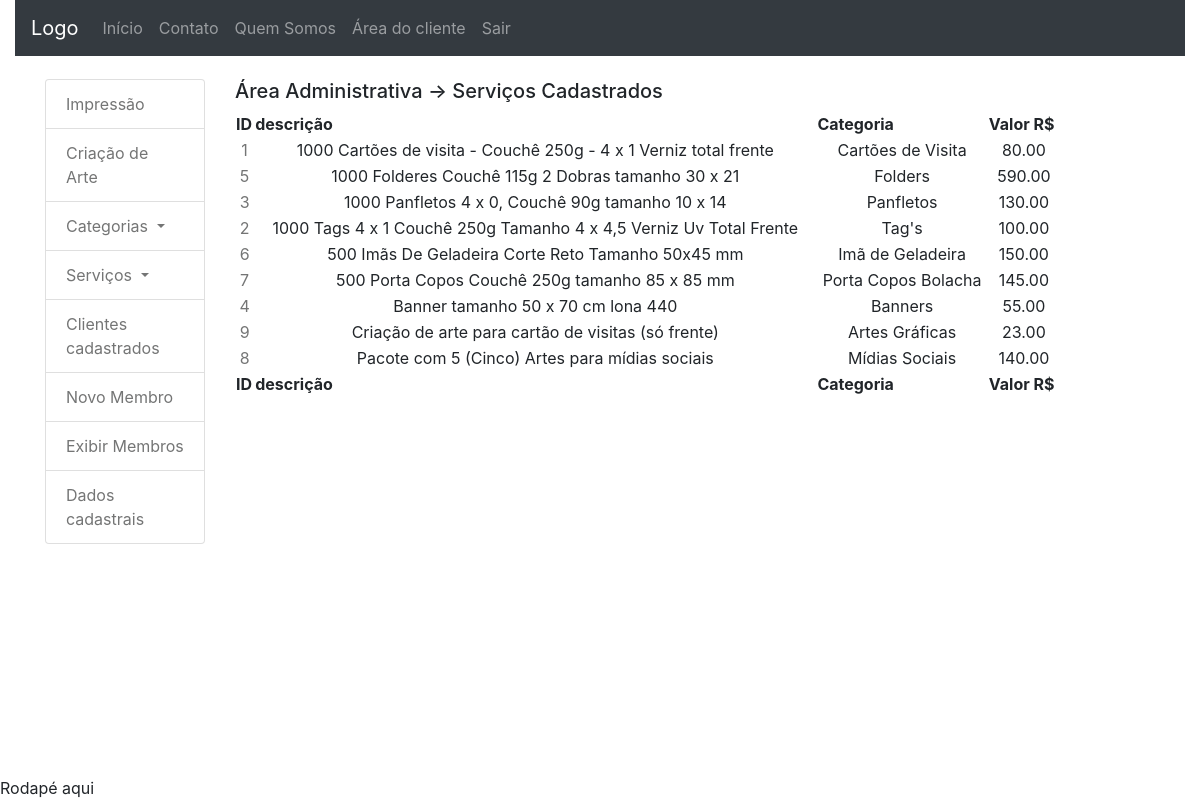
The app's page /area_administrativa/all_services (signed in), older data.
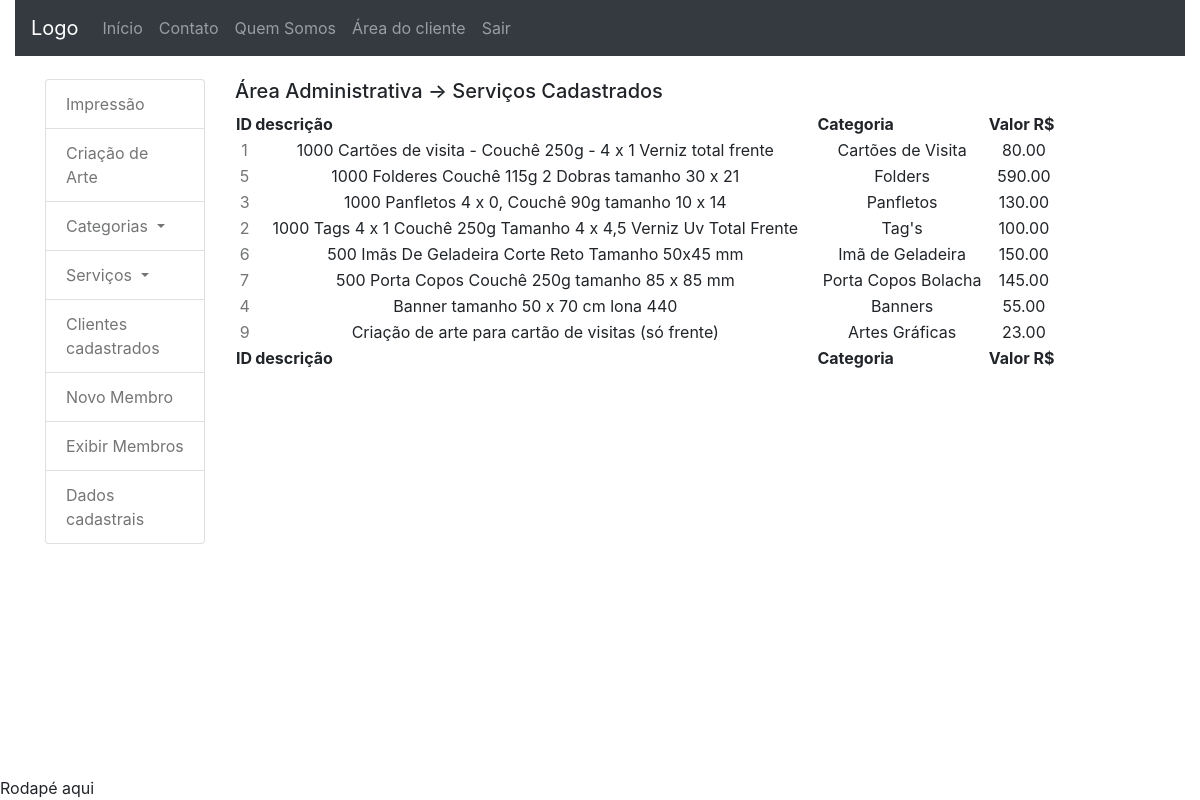
The same page, newer data.
### core/models.py (models this page shows, shortened)
class Service(models.Model):
	TYPE_CHOICES = (
			('IP', 'impressão'),
			('AT', 'criação de arte'),
		)
	description = models.TextField('Descrição', max_length=300)
	image = models.ImageField(upload_to='impress-art',
		verbose_name='Imagem', null=True, blank=True)
	value = models.DecimalField(verbose_name='Valor', null=True,
		blank=True, max_digits=8, decimal_places=2)
	category = models.ForeignKey(Category, on_delete=models.CASCADE,
		null=True, blank=True)
	class Meta:
		verbose_name = 'Serviço'
		verbose_name_plural = 'Serviços'
		ordering = ['description']

class Category(models.Model):
	name = models.CharField('Nome', max_length=100)
	slug = models.CharField('slug', max_length=100, null=True, blank=True)
	created = models.DateTimeField('Criado em', auto_now_add=True)
	modified = models.DateTimeField('Modificado em', auto_now=True)
	class Meta:
		verbose_name = 'Categoria'
		verbose_name_plural = 'Categorias'
		ordering = ['name']
	def __str__(self):
		return self.name

### dashboard_admin/views.py (the view)
# urls.py: path('all_services', views.all_services, name='all_services'),
@login_required
def all_services(request):
	services = Service.objects.all()
	return render(request, 'dashboard_admin/all_services.html',
		{'services': services})

### dashboard_admin/templates/dashboard_admin/all_services.html (shortened to what this page needs)
{% extends 'dashboard_admin/index.html' %}
{% block central_column %}
<div class="col-sm-9">
	{% block dashboard_title %}
	<h5>Área Administrativa -> Serviços Cadastrados</h5>
	{% endblock %}
<div class="panel-body">
  <table id="table" class="display" cellspacing="0"
        width="100%">
    <thead>
      <tr>
        <th>ID</th>
        <th>descrição</th>
        <th>Categoria</th>
        <th>Valor R$</th>
      </tr>
    </thead>
    <tfoot>
      <tr>
        <th>ID</th>
        <th>descrição</th>
        <th>Categoria</th>
        <th>Valor R$</th>
      </tr>
    </tfoot>
    <tbody>
		{% for service in services %}
		<tr>
			<td style="text-align: center;">
				<a href="{% url 'dashboard_admin:detail_service' service.id %}"
				title="Detalhes">
			  	{{ service.id }}
				</a>
			</td>
			<td style="text-align: center;">
				{{ service.description }}
			</td>
			<td style="text-align: center;">
				{{ service.category }}
			</td>
			<td style="text-align: center;">
				{{ service.value }}
			</td>
		</tr>
		{% endfor %}
    </tbody>
  </table>
</div>
</div>
{% endblock %}

Row changes from the older to the newer data that the page shows:
removed Service: id "8", description "Pacote com 5 (Cinco) Artes para mídias sociais", category "Mídias Sociais", value "140.00"
